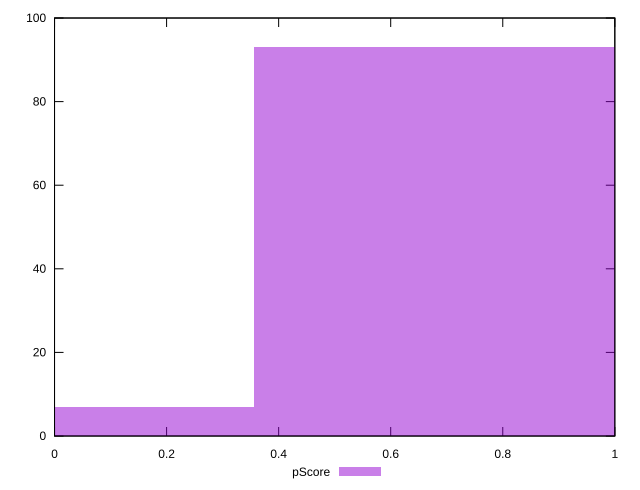

Here is the gnuplot script that generated this plot:
reset

$pScore <<EOF
0.7119578431596462 93
0 7
EOF

set key outside below
set boxwidth 0.7119578431596462
set xrange [0:1]
set yrange [0:100]
set trange [0:100]
set style fill transparent solid 0.5 noborder
set terminal svg size 640, 490 enhanced background rgb 'white'
set output "reprap/uses-rel-preload/samples/pages+cached+noexternal+nomedia/pScore/histogram.svg"

plot $pScore title "pScore" with boxes

reset
